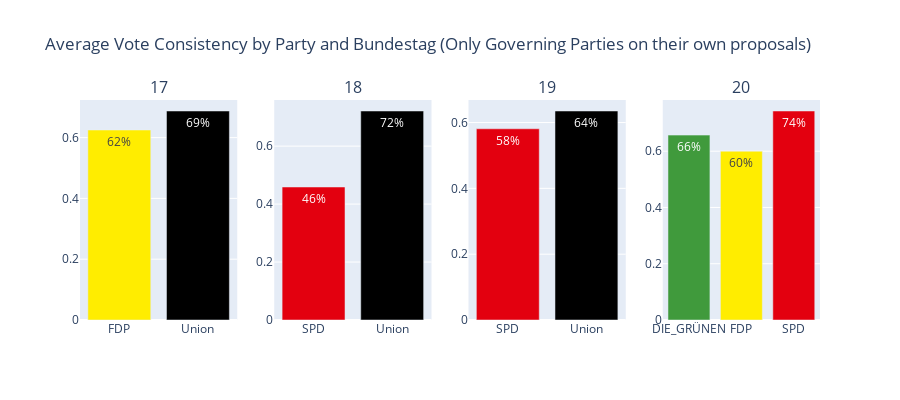

Source (notebook cell):
### Code cell
import plotly.graph_objects as go
from plotly.subplots import make_subplots

only_governing = predictions[predictions["is_governing"]].copy()

grouped = (
    only_governing
    .groupby(["bundestag", "party"])["vote_correct"]
    .mean()
    .reset_index()
)

bundestags = grouped["bundestag"].unique()
n_cols = len(bundestags)

fig = make_subplots(rows=1, cols=n_cols, subplot_titles=[str(b) for b in bundestags])

for i, bundestag in enumerate(bundestags, start=1):
    df_sub = grouped[grouped["bundestag"] == bundestag]
    fig.add_trace(
        go.Bar(
            x=df_sub["party"],
            y=df_sub["vote_correct"],
            marker_color=[color_map.get(p, "#cccccc") for p in df_sub["party"]],
            text=[f"{v:.0%}" for v in df_sub["vote_correct"]],
        ),
        row=1,
        col=i
    )

fig.update_layout(
    title_text="Average Vote Consistency by Party and Bundestag (Only Governing Parties on their own proposals)",
    showlegend=False,
    height=400
)

fig.show()

### Figure 1 — Plotly figure (JSON) as saved in the notebook; plotly's stock layout.template omitted (floating-point values rounded to 4 significant figures)
{"data": [{"marker": {"color": ["#FFED00", "#000000"]}, "text": ["62%", "69%"], "type": "bar", "x": ["FDP", "Union"], "xaxis": "x", "y": [0.625, 0.6875], "yaxis": "y"}, {"marker": {"color": ["#E3000F", "#000000"]}, "text": ["46%", "72%"], "type": "bar", "x": ["SPD", "Union"], "xaxis": "x2", "y": [0.459, 0.7213], "yaxis": "y2"}, {"marker": {"color": ["#E3000F", "#000000"]}, "text": ["58%", "64%"], "type": "bar", "x": ["SPD", "Union"], "xaxis": "x3", "y": [0.5811, 0.6351], "yaxis": "y3"}, {"marker": {"color": ["#409A3C", "#FFED00", "#E3000F"]}, "text": ["66%", "60%", "74%"], "type": "bar", "x": ["DIE_GRÜNEN", "FDP", "SPD"], "xaxis": "x4", "y": [0.6571, 0.6, 0.7429], "yaxis": "y4"}], "layout": {"annotations": [{"font": {"size": 16}, "showarrow": false, "text": "17", "x": 0.1062, "xanchor": "center", "xref": "paper", "y": 1, "yanchor": "bottom", "yref": "paper"}, {"font": {"size": 16}, "showarrow": false, "text": "18", "x": 0.3688, "xanchor": "center", "xref": "paper", "y": 1, "yanchor": "bottom", "yref": "paper"}, {"font": {"size": 16}, "showarrow": false, "text": "19", "x": 0.6313, "xanchor": "center", "xref": "paper", "y": 1, "yanchor": "bottom", "yref": "paper"}, {"font": {"size": 16}, "showarrow": false, "text": "20", "x": 0.8938, "xanchor": "center", "xref": "paper", "y": 1, "yanchor": "bottom", "yref": "paper"}], "height": 400, "showlegend": false, "title": {"text": "Average Vote Consistency by Party and Bundestag (Only Governing Parties on their own proposals)"}, "xaxis": {"anchor": "y", "domain": [0, 0.2125]}, "xaxis2": {"anchor": "y2", "domain": [0.2625, 0.475]}, "xaxis3": {"anchor": "y3", "domain": [0.525, 0.7375]}, "xaxis4": {"anchor": "y4", "domain": [0.7875, 1]}, "yaxis": {"anchor": "x", "domain": [0, 1]}, "yaxis2": {"anchor": "x2", "domain": [0, 1]}, "yaxis3": {"anchor": "x3", "domain": [0, 1]}, "yaxis4": {"anchor": "x4", "domain": [0, 1]}}}
